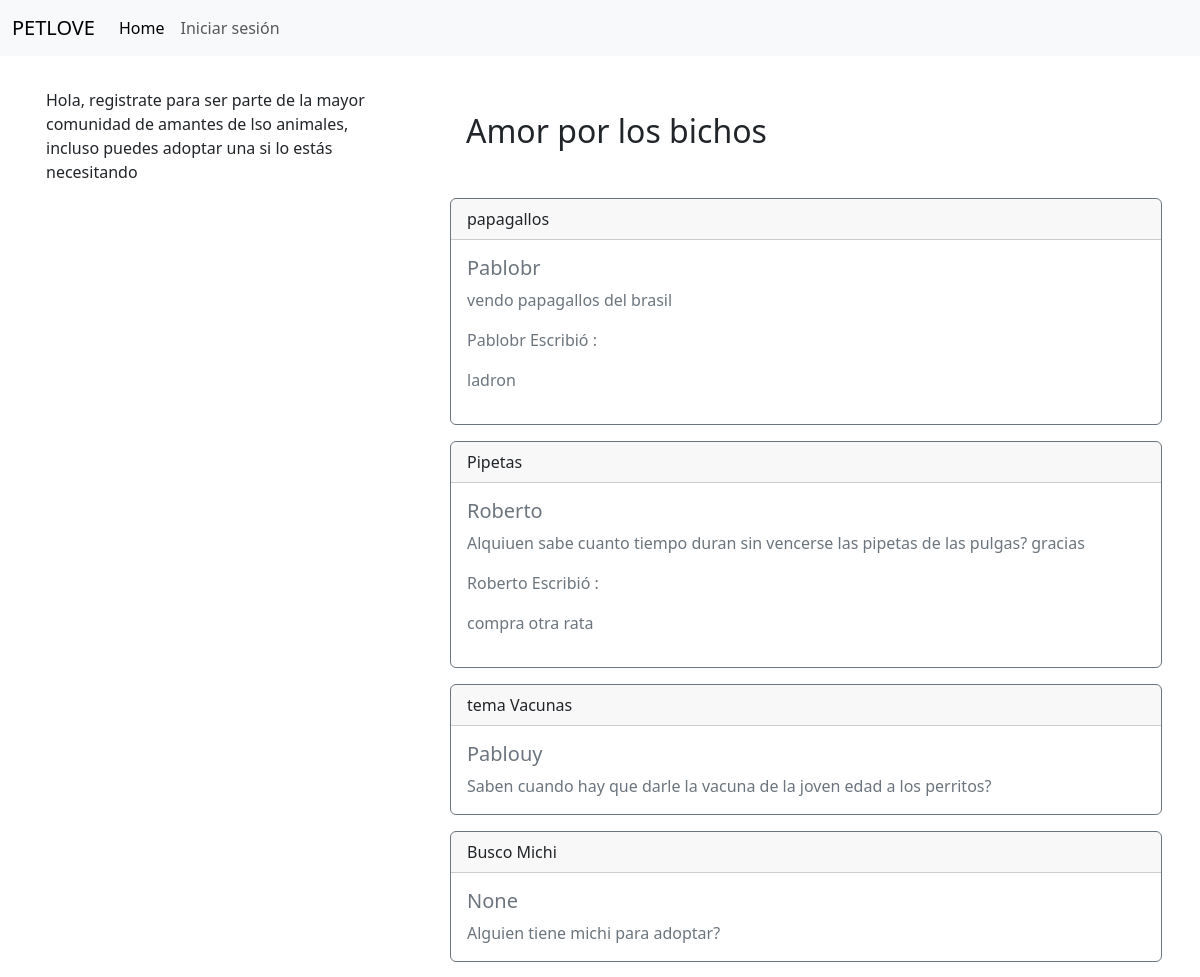
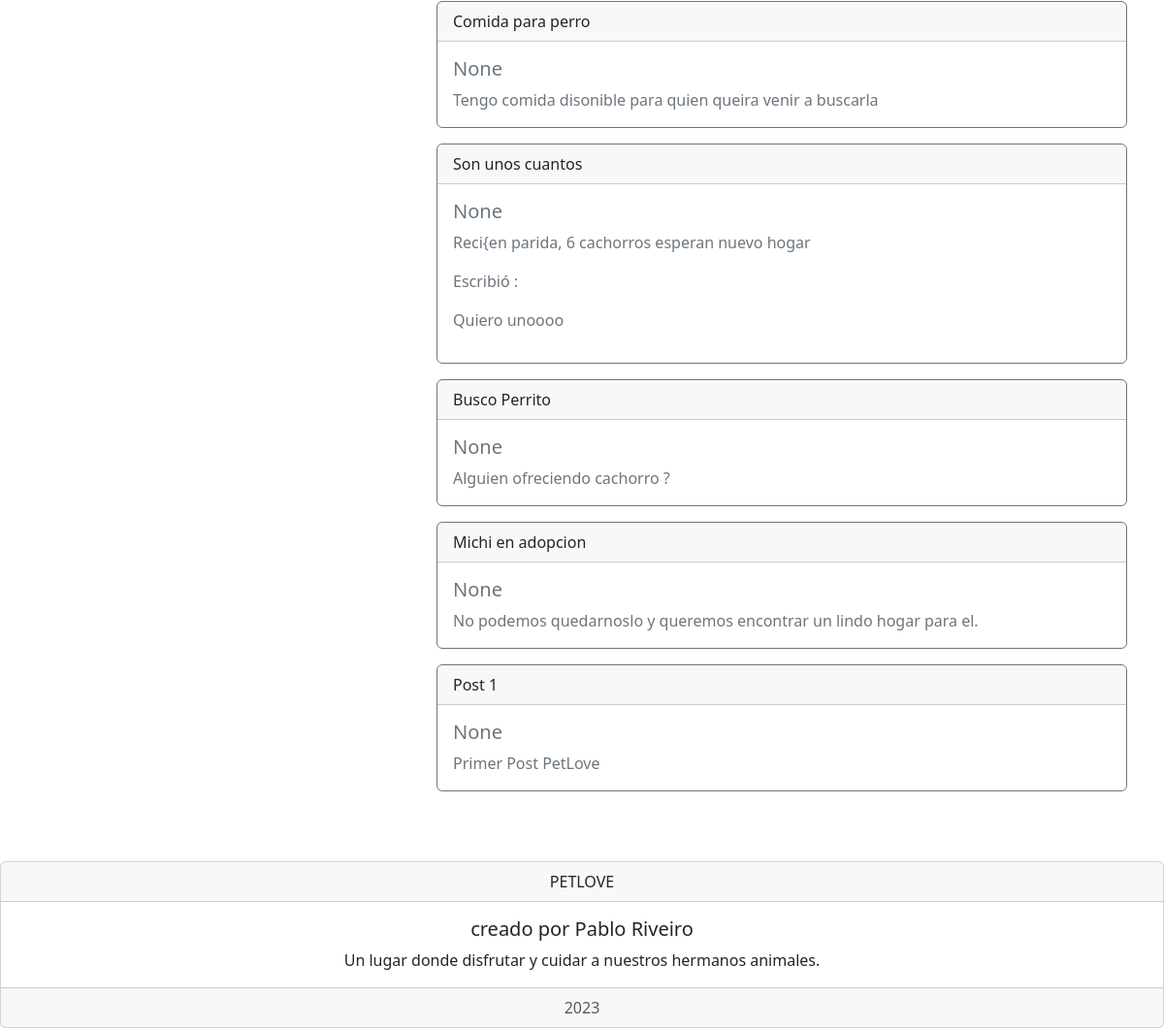
The page / on the database its author committed (2 pictures, top to bottom).
### base/models.py (models this page shows, shortened)
class Post(models.Model):
    title = models.CharField(max_length=200)
    text = models.TextField()
    updated = models.DateTimeField(auto_now=True)
    created = models.DateTimeField(auto_now_add=True)
    user = models.ForeignKey(User, null=True, on_delete=models.SET_NULL)

class Coment(models.Model):
    text = models.TextField()
    user = models.ForeignKey(User, null=True, on_delete=models.SET_NULL)
    post = models.ForeignKey(Post, on_delete=models.CASCADE)
    updated = models.DateTimeField(auto_now=True)
    created = models.DateTimeField(auto_now_add=True)

### base/views.py (the view)
# urls.py: path('', views.home),
def home(request):
    posts = Post.objects.order_by("-created")
    return render(request, 'home.html', {'posts': posts})

### templates/home.html (shortened to what this page needs)
{% extends "layouts/main.html" %}
{% block content %}
{% for p in posts %}
<ul>
    <div class="card border-secondary mb-3 " style="max-width: 50rem;">
        <div class="card-header">{{p.title}}</div>
        <div class="card-body text-secondary">
            <h5 class="card-title">{{p.user}}</h5>
            <p class="card-text">{{p.text}}</p>
            {% for c in p.coment_set.all %}
            <p> {{p.user.username}} Escribió : </p>
            <p>{{c.text}}</p>
            {%endfor%}
        </div>
</ul>
{% endfor %}
{% endblock %}

### templates/layouts/main.html (shortened to what this page needs)
<!DOCTYPE html>
<html lang="en">
<head>
    <link href="https://cdn.jsdelivr.net/npm/bootstrap@5.3.0-alpha1/dist/css/bootstrap.min.css" rel="stylesheet"
>
</head>
<body>
    <header>
        <nav class="navbar navbar-expand-lg bg-body-tertiary">
            <div class="container-fluid">
                <a class="navbar-brand" href="#">PETLOVE</a>
                <div class="collapse navbar-collapse" id="navbarNav">
                    <ul class="navbar-nav">
                        <li class="nav-item">
                            <a class="nav-link active" aria-current="page" href="/">Home</a>
                        </li>
                        {% if request.user.is_authenticated%}
                        <li class="nav-item">
                            <a class="nav-link" href="/logout"> Cerrar sesión
                            </a>
                        </li>
                        {%else%}
                        <li class="nav-item">
                            <a class="nav-link" href="/login"> Iniciar sesión
                            </a>
                        </li>
                        {%endif%}
                    </ul>
                </div>
            </div>
        </nav>
    </header>
    <div class="container d-flex">
        <div class="row">
            <div class="col-4 p-2">
                {% if request.user.is_authenticated %}
                <h3 class="my-3 p-2">Bienvenido {{user.username}}</h3>
                <div class=".bg-secundary p-3 m-3">
                    <a class="nav-link " href="/registro_mascota">Regsitrar mascota</a>
                </div>
                <h3 class="mt-3">Mis Mascotas</h3>
                {% for p in pets %}
                <div class="card">
                    <img src="..." class="card-img-top" alt="...">
                    <div class="card-body">
                        <h5 class="card-title">{{p.nombre}}</h5>
                        <p class="card-text">{{p.personalidad}}</p>
                    </div>
                    <ul class="list-group list-group-flush">
                        <li class="list-group-item">{{p.raza}}</li>
                        <li class="list-group-item">Edad</li>
                        <li class="list-group-item">En adopción {{p.en_adopcion}}</li>
                    </ul>
                    <div class="card-body">
                        <a href="#" class="card-link">Ver mas</a>
                        <a href="#" class="card-link">Solicitar Adopcion</a>
                    </div>
                    {%endfor%}
                </div>
                {% else %}
                <p class=" my-3 p-2">Hola, registrate para ser parte de la mayor comunidad de amantes de lso animales,
                    incluso puedes
                    adoptar una si lo estás necesitando</p>
                {%endif%}
            </div>
            <div class="col-8 p-2">
                <div id="content ">
                    <h2 class="m-5">Amor por los bichos</h2>
                    {% block content %}
                    {% endblock %}
                </div>
            </div>
        </div>
    </div>
    <div class="card text-center mt-5">
        <div class="card-header">
            PETLOVE
        </div>
        <div class="card-body">
            <h5 class="card-title">creado por Pablo Riveiro</h5>
            <p class="card-text">Un lugar donde disfrutar y cuidar a nuestros hermanos animales.</p>
        </div>
        <div class="card-footer text-muted">
            2023
        </div>
    </div>
</body>
</html>

### rows shown on the page
Post: title "papagallos", user "Pablobr", text "vendo papagallos del brasil", user.username "Pablobr"
Coment: text "ladron"
Post: title "Pipetas", user "Roberto", text "Alquiuen sabe cuanto tiempo duran sin vencerse las pipetas de las pulgas? gracias", user.username "Roberto"
Coment: text "compra otra rata"
Post: title "tema Vacunas", user "Pablouy", text "Saben cuando hay que darle la vacuna de la joven edad a los perritos?"
Post: title "Busco Michi", user "None", text "Alguien tiene michi para adoptar?"
Post: title "Comida para perro", user "None", text "Tengo comida disonible para quien queira venir a buscarla"
Post: title "Son unos cuantos", user "None", text "Reci{en parida, 6 cachorros esperan nuevo hogar"
Coment: text "Quiero unoooo"
Post: title "Busco Perrito", user "None", text "Alguien ofreciendo cachorro ?"
Post: title "Michi en adopcion", user "None", text "No podemos quedarnoslo y queremos encontrar un lindo hogar para el."
Post: title "Post 1", user "None", text "Primer Post PetLove"
